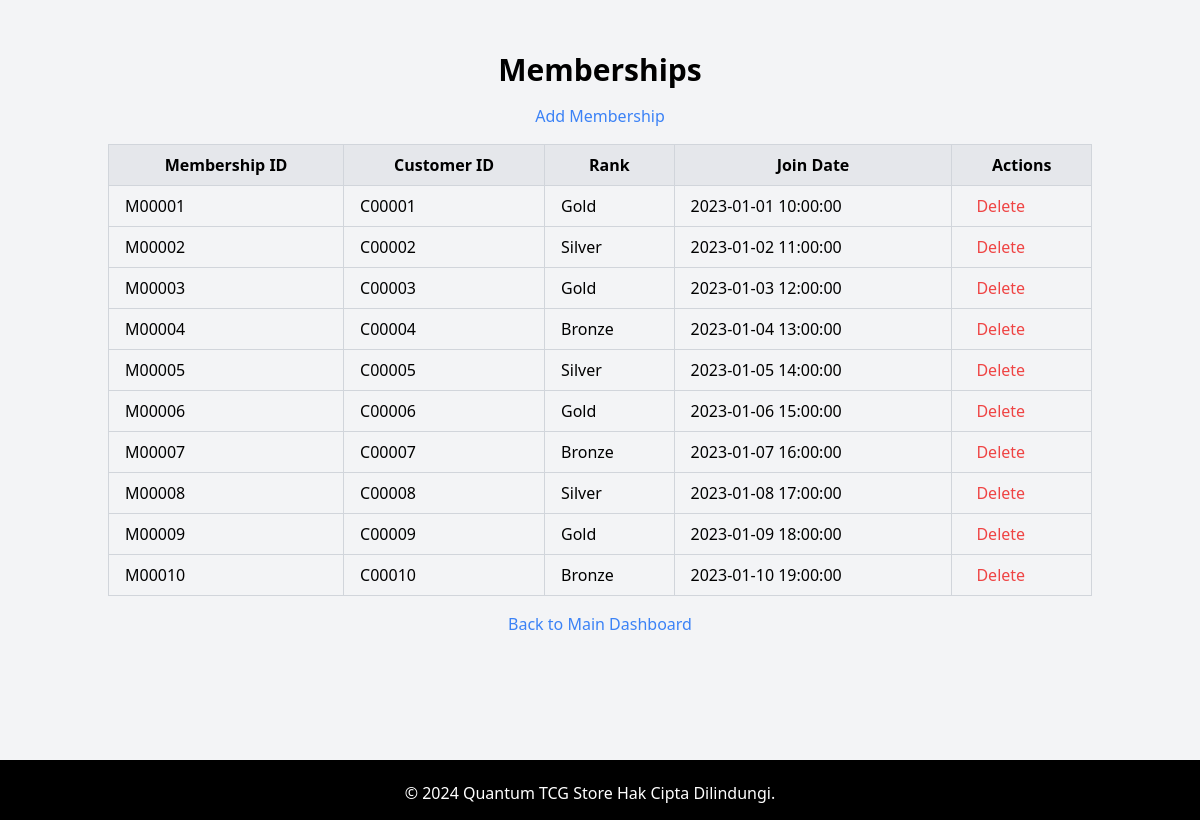
Screenshot of /sources/memberships/memberships.php with the database file from the repository.
### tables this page shows
CREATE TABLE Membership (
        MembershipID char(6)  NOT NULL,
        CustomerID char(6) NOT NULL,
        Rank varchar(10)  NOT NULL,
        JoinDate timestamp  NOT NULL,
        CONSTRAINT Membership_pk PRIMARY KEY (MembershipID)
    );

### sources/memberships/memberships.php (the view, shortened to what this page needs)
<?php
include '../../service/db.php';
$sql = 'SELECT * FROM Membership';
$statement = $pdo->prepare($sql);
$statement->execute();
$memberships = $statement->fetchAll();
?>
<!DOCTYPE html>
<html lang="en">
<head>
    <link rel="stylesheet" href="../css/styles.css">
    <link href="https://cdn.jsdelivr.net/npm/tailwindcss@2.2.19/dist/tailwind.min.css" rel="stylesheet">
</head>
<body class="bg-gray-100">
    <div class="container mx-auto mt-8">
        <h1 class="text-3xl font-bold mb-4 text-center">Memberships</h1>
        <a href="add.php" class="block text-center mb-4 text-blue-500 hover:text-blue-700">Add Membership</a>
        <table class="w-full border-collapse border border-gray-200">
            <thead>
                <tr class="bg-gray-200">
                    <th class="border border-gray-300 px-4 py-2">Membership ID</th>
                    <th class="border border-gray-300 px-4 py-2">Customer ID</th>
                    <th class="border border-gray-300 px-4 py-2">Rank</th>
                    <th class="border border-gray-300 px-4 py-2">Join Date</th>
                    <th class="border border-gray-300 px-4 py-2">Actions</th>
                </tr>
            </thead>
            <tbody>
                <?php foreach ($memberships as $membership) : ?>
                    <tr>
                        <td class="border border-gray-300 px-4 py-2"><?= htmlspecialchars($membership['MembershipID']) ?></td>
                        <td class="border border-gray-300 px-4 py-2"><?= htmlspecialchars($membership['CustomerID']) ?></td>
                        <td class="border border-gray-300 px-4 py-2"><?= htmlspecialchars($membership['Rank']) ?></td>
                        <td class="border border-gray-300 px-4 py-2"><?= htmlspecialchars($membership['JoinDate']) ?></td>
                        <td class="border border-gray-300 px-4 py-2">
                            <a href="memberships.php?delete_id=<?= htmlspecialchars($membership['MembershipID']) ?>" onclick="return confirm('Are you sure you want to delete this membership?');" class="ml-2 text-red-500 hover:text-red-700">Delete</a>
                        </td>
                    </tr>
                <?php endforeach; ?>
            </tbody>
        </table>
        <a href="../../dashboard.php" class="block text-center mt-4 text-blue-500 hover:text-blue-700">Back to Main Dashboard</a>
    </div>
    <footer class="bg-gray-800 text-white text-center py-4 mt-auto">
    </footer>
</body>
</html>

### styles.css (style rules this page uses)
.container { max-width: 800px; margin: 0 auto; padding: 20px; }
h1 { text-align: center; }
p { text-align: center; margin-top: 20px; }
footer { background-color: #000000; color: #fff; text-align: center; padding: 20px; position: absolute; bottom: 0; width: 100%; padding-left: 0%; height: 60px; padding-top: 1px; }

### sources/memberships/memberships.php (style rules this page uses)
body { display: flex; flex-direction: column; min-height: 100vh; }

### rows the page displays
membership: MembershipID "M00001", CustomerID "C00001", Rank "Gold", JoinDate "2023-01-01 10:00:00"
membership: MembershipID "M00002", CustomerID "C00002", Rank "Silver", JoinDate "2023-01-02 11:00:00"
membership: MembershipID "M00003", CustomerID "C00003", Rank "Gold", JoinDate "2023-01-03 12:00:00"
membership: MembershipID "M00004", CustomerID "C00004", Rank "Bronze", JoinDate "2023-01-04 13:00:00"
membership: MembershipID "M00005", CustomerID "C00005", Rank "Silver", JoinDate "2023-01-05 14:00:00"
membership: MembershipID "M00006", CustomerID "C00006", Rank "Gold", JoinDate "2023-01-06 15:00:00"
membership: MembershipID "M00007", CustomerID "C00007", Rank "Bronze", JoinDate "2023-01-07 16:00:00"
membership: MembershipID "M00008", CustomerID "C00008", Rank "Silver", JoinDate "2023-01-08 17:00:00"
membership: MembershipID "M00009", CustomerID "C00009", Rank "Gold", JoinDate "2023-01-09 18:00:00"
membership: MembershipID "M00010", CustomerID "C00010", Rank "Bronze", JoinDate "2023-01-10 19:00:00"
